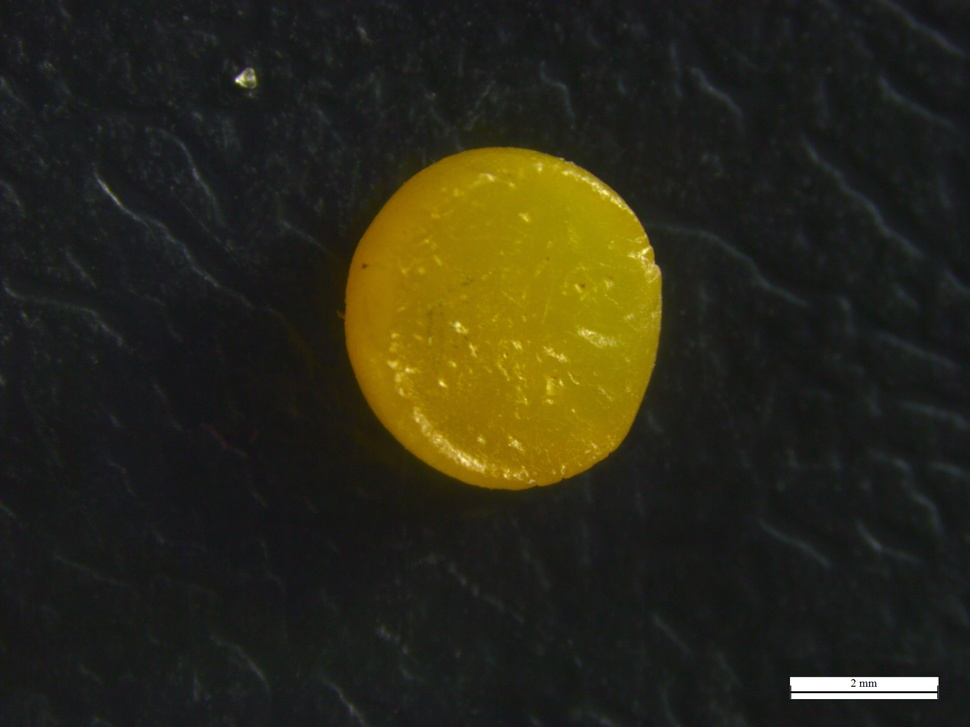
#> input picture notebooks/00-images/cl1_p1_psul_deixa1_g0005.jpg, 970 x 727 px, shrunk from 2048 x 1536 before the run, found by its file name
$ jupyter execute 3-3-1-removebg-attempts.ipynb   (shell and % lines are left out)
#> lines starting #> are read from the running program, lines starting #| are printed output that depends on the picture; after the words box and inside, x2 and y2 are one past the last pixel; in counts of white or black regions, pixels touching at a corner belong together
## Remoção do Fundo

1. Utilizar uma imagem para teste

2. Imagem utilizada: `00-images/cl1_p1_psul_deixa1_g0005.jpg`

3. Retirar o fundo preto da imagem, mantendo a área de interesse

4. Tentativas:

> a) Florian's Blog - https://flothesof.github.io/removing-background-scikit-image.html

> b) Remove background colour from image using Python/PIL - https://stackoverflow.com/questions/21217384/remove-background-colour-from-image-using-python-pil

> c) Remove background with cv2

[cell 1]
#--- Abrindo o arquivo jpg ---#

from skimage import io #io é parte do skimage

import matplotlib.pyplot as plt

#--- Imagem para teste ---#

img = io.imread('/home/jbozz/Documentos/lapogeo_ufsc/TCC/Proj_Pellets_Amarelamento/notebooks/00-images/cl1_p1_psul_deixa1_g0005.jpg')
#> img is the input picture: shape (727, 970, 3); mean R, G, B 43.2, 40.8, 24.8

#--- Mostrar Imagem ---#
plt.figure(figsize=(4,4)) # definindo tamanho da imagem
plt.imshow(img)
plt.title('Pellet')
plt.show()

print("Tamanho da imagem: {}".format(img.shape))
#| Tamanho da imagem: (727, 970, 3)
print("Tipo de imagem: {}".format(img.dtype))
#| Tipo de imagem: uint8

#imagens coloridas possuem .shape matriz 3D [altura, largura, cor (3)]

### a) Frolian's Blog

[cell 2]
# Detecting the edges
from skimage import filters
sobel = filters.sobel(img)

[cell 3]
import matplotlib.pyplot as plt
plt.rcParams['image.interpolation'] = 'nearest'
plt.rcParams['image.cmap'] = 'gray'
plt.rcParams['figure.dpi'] = 200

plt.figure(figsize=(2,2))
plt.imshow(sobel)

[cell 4]
#Let's now blur this image a bit to make the edges thicker
blurred = filters.gaussian(sobel, sigma=2.0, channel_axis = False)
plt.figure(figsize=(2,2))
plt.imshow(blurred)

[cell 5]
#use dark and light zone properties of the image

import numpy as np
light_spots = np.array((img > 245).nonzero()).T
light_spots.shape
#> Out = (7554, 3)

[cell 6]
plt.figure(figsize=(2,2))
plt.plot(light_spots[:, 1], light_spots[:, 0], 'o')
plt.imshow(img)
plt.title('light spots in image')

[cell 7]
dark_spots = np.array((img < 3).nonzero()).T
dark_spots.shape
#> Out = (47352, 3)

[cell 8]
plt.figure(figsize=(2,2))
plt.plot(dark_spots[:, 1], dark_spots[:, 0], 'o')
plt.imshow(img)
plt.title('dark spots in image')
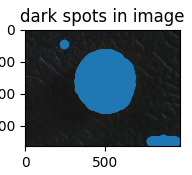
#> figure drawn by matplotlib, 1 panel

[cell 9]
#Using the previous points, we can use the labelling function from scipy.ndimage to make a seed mask

from scipy import ndimage as ndi
bool_mask = np.zeros(img.shape, dtype=bool)
bool_mask[tuple(light_spots.T)] = True
bool_mask[tuple(dark_spots.T)] = True
seed_mask, num_seeds = ndi.label(bool_mask)
num_seeds

[cell 10]
from skimage import morphology
from skimage.segmentation import watershed
ws = watershed(blurred, seed_mask)
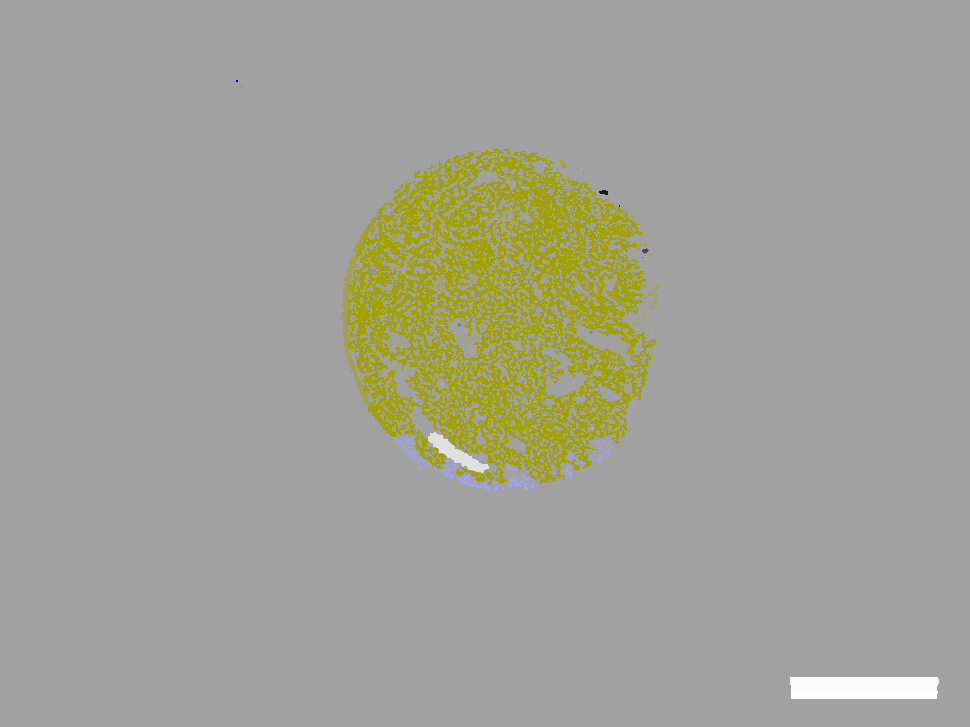
#> ws: shape (727, 970, 3) int32; mean R, G, B 328, 328, 307.6; drawn with min black and max white
plt.figure(figsize=(2,2))
plt.imshow(ws.astype('uint8'))
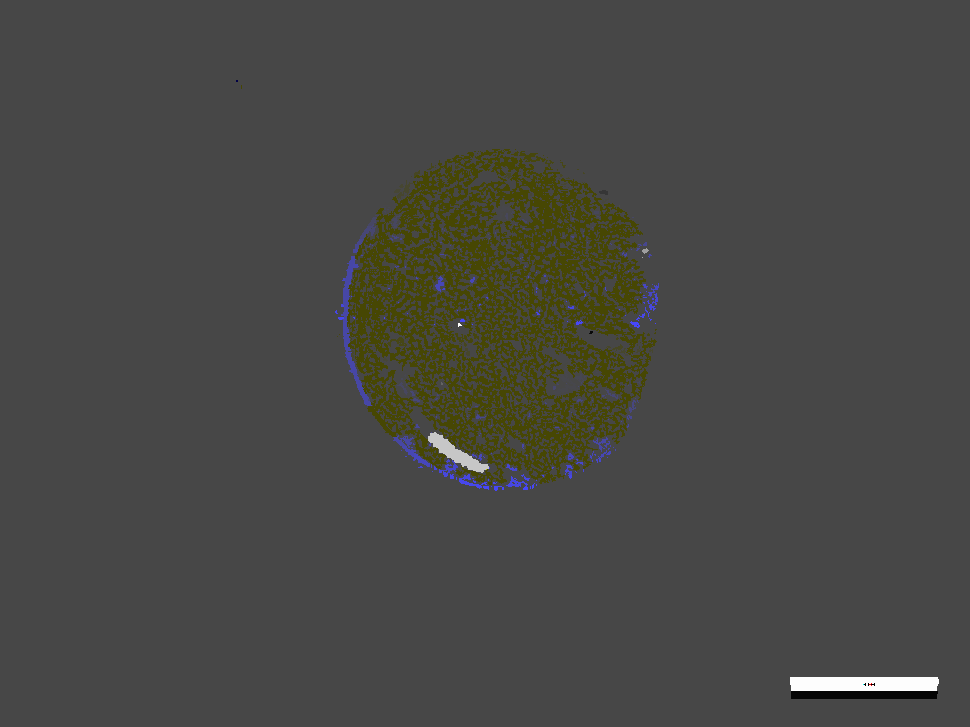
#> shown: shape (727, 970, 3); mean R, G, B 71.6, 71.6, 67.8

[cell 11]
background = max(set(ws.ravel()), key=lambda g: np.sum(ws == g))
#> background = 327
background_mask = (ws == background)

[cell 12]
cleaned = img * ~background_mask
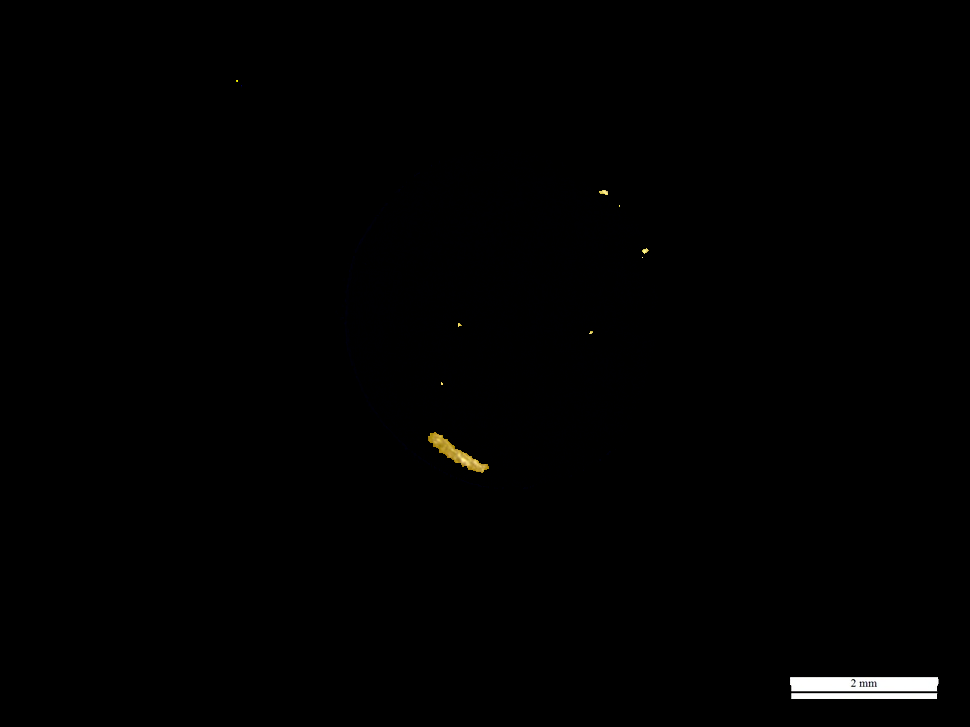
#> cleaned: shape (727, 970, 3); mean R, G, B 1.3, 1.2, 1.2
plt.figure(figsize=(2,2))
plt.imshow(cleaned)
plt.savefig('removebg-attempt-a.png')

### b) Python/PIL

[cell 13]
import numpy as np
from PIL import Image

[cell 14]
img = Image.open('/home/jbozz/Documentos/lapogeo_ufsc/TCC/Proj_Pellets_Amarelamento/notebooks/00-images/cl1_p1_psul_deixa1_g0005.jpg')
img = img.convert('RGBA')
#> img: PIL image 970x727 RGBA
data = np.array(img)
img_color = img.getpixel((10,15)) #pega o pixel de determinadas coordenadas
#> img_color = (19, 25, 25, 255)
print(img_color)
#| (19, 25, 25, 255)

[cell 15]
img_color2 = list(img.getdata())  #lista de pixel das imagens
#> img_color2 = 705190 items

[cell 16]
# just use the rgb values for comparison
rgb = data[:,:,:3]
color = list(img_color[:3])
#> color = [19, 25, 25]
print(color) # Original value
#| [19, 25, 25]
black = [0,0,0, 255]
white = [255,255,255,255]
mask = np.all(rgb == color, axis = -1)
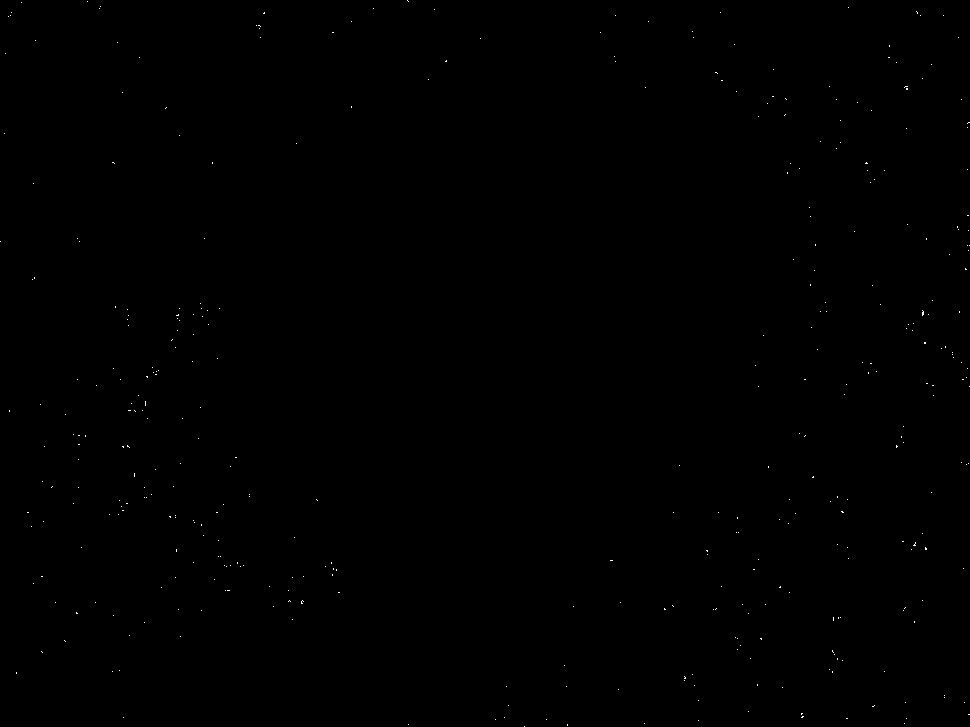
#> mask: shape (727, 970) bool; 0.08% white in thin lines or dots
# change all pixels that match color to white
data[mask] = white
#> data: shape (727, 970, 4); mean R, G, B, A 43.4, 40.9, 25, 255

# change all pixels that don't match color to black
##data[np.logical_not(mask)] = black
new_im = Image.fromarray(data)
new_im.save('removebg-attempt-b.png')

#imagem gerada (ainda com fundo)
plt.imshow(new_im)

### c) cv2

[cell 17]
import cv2
import numpy as np

# load image
img = cv2.imread('/home/jbozz/Documentos/lapogeo_ufsc/TCC/Proj_Pellets_Amarelamento/notebooks/00-images/cl1_p1_psul_deixa1_g0005.jpg')
#> img: shape (727, 970, 3)

# convert to graky
gray = cv2.cvtColor(img, cv2.COLOR_BGR2GRAY)

# threshold input image as mask
mask = cv2.threshold(gray, 250, 255, cv2.THRESH_BINARY)[1]
#> mask: shape (727, 970); 0.35% white; 8 white regions (6 under 20 px), largest, box (x1, y1, x2, y2) and area: (790, 678, 938, 691) 1747, (792, 694, 937, 699) 722

# negate mask
mask = 255 - mask

# apply morphology to remove isolated extraneous noise
# use borderconstant of black since foreground touches the edges
kernel = np.ones((3,3), np.uint8)
mask = cv2.morphologyEx(mask, cv2.MORPH_OPEN, kernel)
#> mask: shape (727, 970); 99.6% white; 2 black regions, box (x1, y1, x2, y2) and area: (790, 678, 938, 691) 1873, (792, 694, 937, 699) 725
mask = cv2.morphologyEx(mask, cv2.MORPH_CLOSE, kernel)
#> mask: shape (727, 970); 99.6% white; 2 black regions, box (x1, y1, x2, y2) and area: (791, 678, 938, 691) 1872, (792, 694, 937, 699) 725

# anti-alias the mask -- blur then stretch
# blur alpha channel
mask = cv2.GaussianBlur(mask, (0,0), sigmaX=2, sigmaY=2, borderType = cv2.BORDER_DEFAULT)
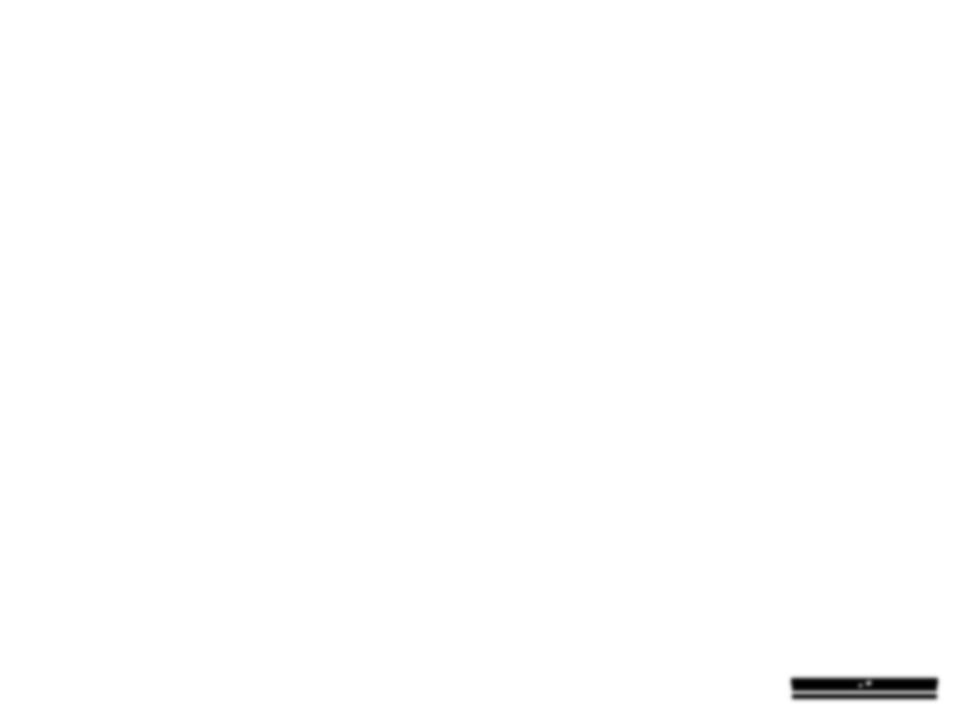
#> mask: shape (727, 970); min 0, max 255, mean 254.1

# linear stretch so that 127.5 goes to 0, but 255 stays 255
mask = (2*(mask.astype(np.float32))-255.0).clip(0,255).astype(np.uint8)

# put mask into alpha channel
result = img.copy()
result = cv2.cvtColor(result, cv2.COLOR_BGR2BGRA)
result[:, :, 3] = mask
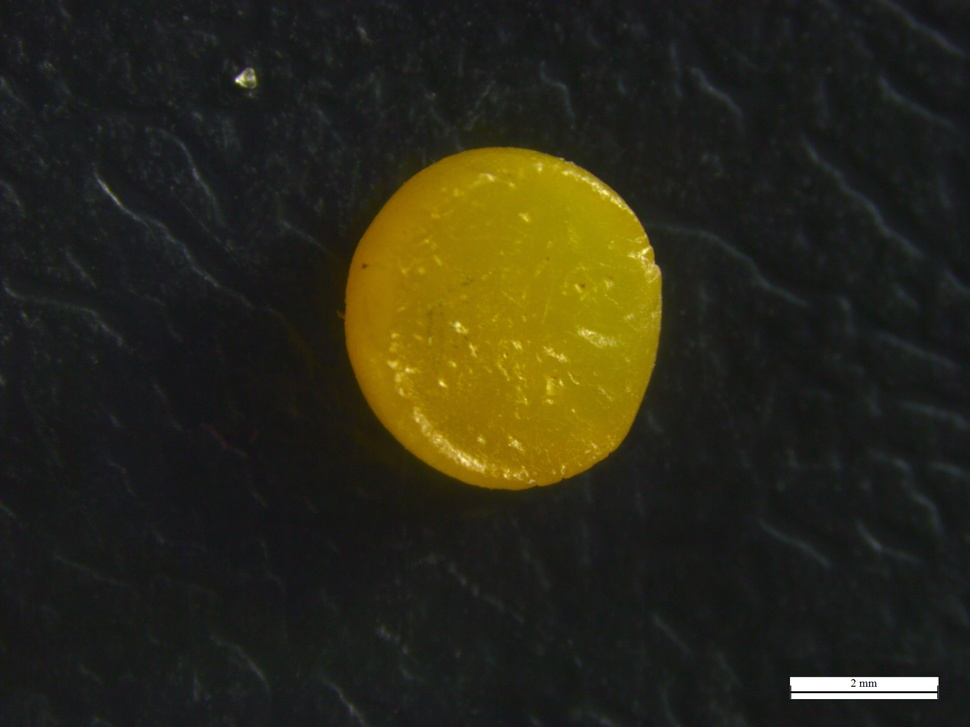
#> result: shape (727, 970, 4); mean B, G, R, A 24.8, 40.8, 43.2, 253.7

# save resulting masked image
cv2.imwrite('removebg-attempt-c.png', result)

# display result, though it won't show transparency
plt.imshow(result)

$ run again, with notebooks/00-images/cl1_p11_moca2_deixa5_a0001.jpg copied over notebooks/00-images/cl1_p1_psul_deixa1_g0005.jpg
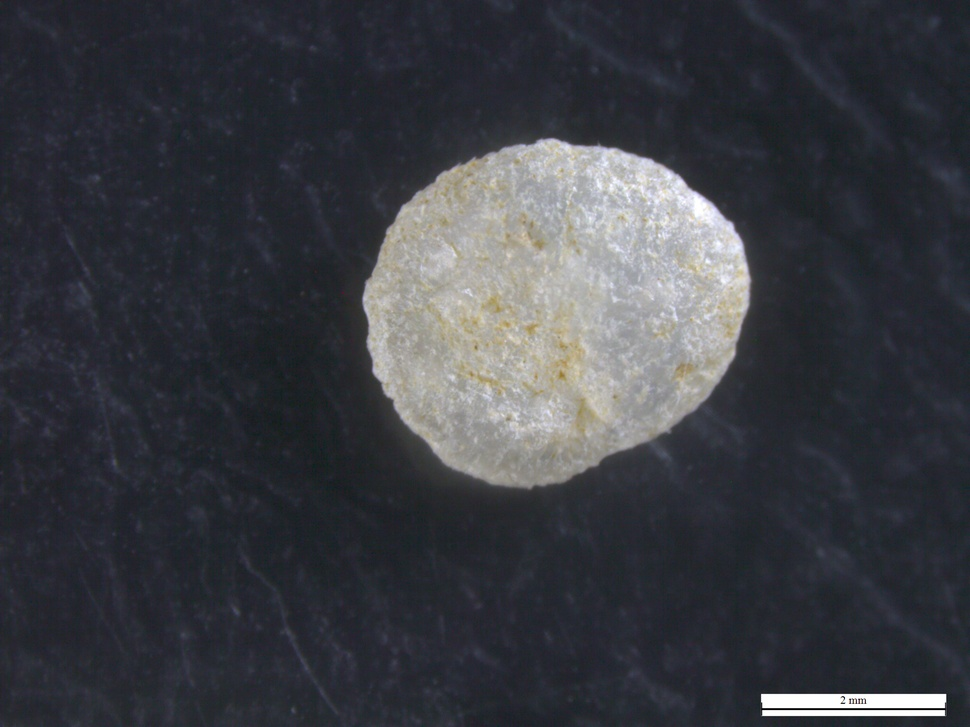
#> input picture notebooks/00-images/cl1_p11_moca2_deixa5_a0001.jpg, 970 x 727 px, shrunk from 2048 x 1536 before the run, found by its file name
#> img is the input picture: shape (727, 970, 3); mean R, G, B 59.1, 61.1, 67
#| Tamanho da imagem: (727, 970, 3)
#| Tipo de imagem: uint8
#> dark_spots = 543 rows, first 8: [709, 762, 0], [709, 762, 1], [709, 762, 2], [709, 764, 0], [709, 764, 1], [709, 764, 2], [709, 765, 0], [709, 765, 1]
#> background = 45
#> img_color = (36, 36, 46, 255)
#| (36, 36, 46, 255)
#> img_color2 = 705190 items
#> color = [36, 36, 46]
#| [36, 36, 46]
#> `mask = np.all(rgb == color, axis = -1)`:
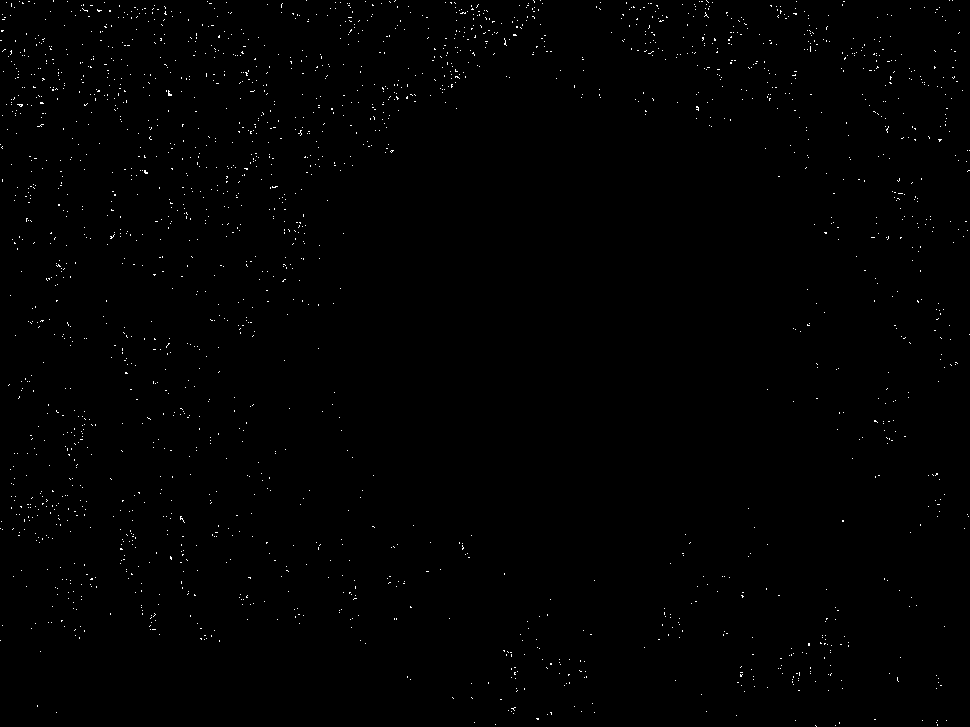
#> mask: shape (727, 970) bool; 0.48% white in thin lines or dots
#> data: shape (727, 970, 4); mean R, G, B, A 60.2, 62.1, 68, 255
#> `result[:, :, 3] = mask`:
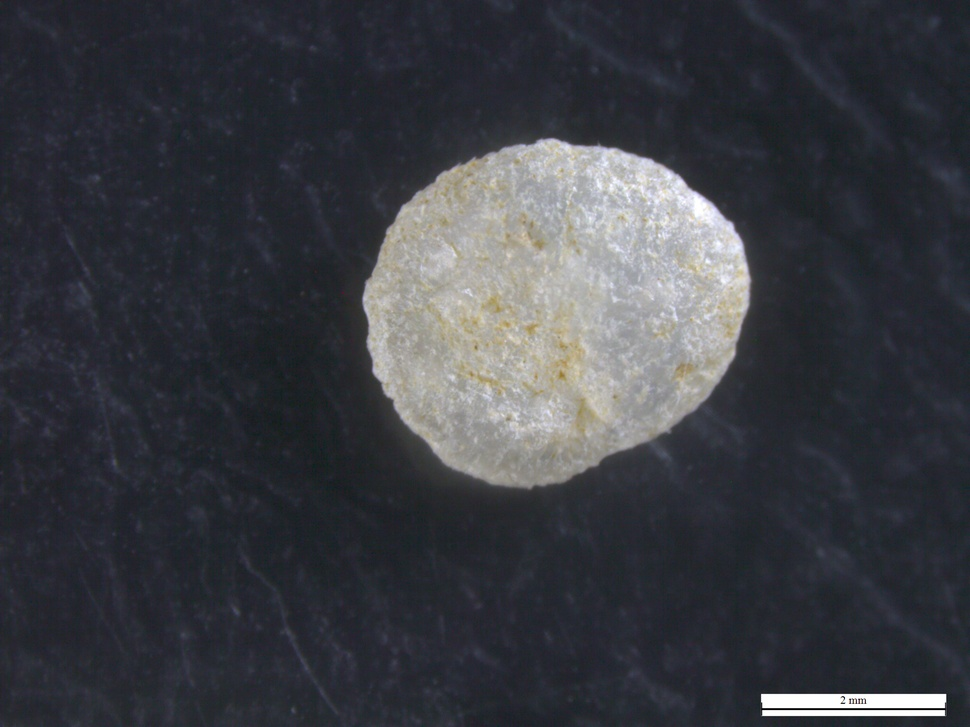
#> result: shape (727, 970, 4); mean B, G, R, A 67, 61.1, 59.1, 253.4
